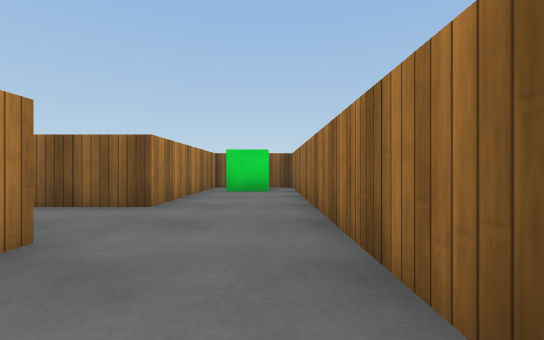
View 1 (above)

12 first-person views from a walk through a scene from a Unity 3-D project. The camera is 0.51 m above the floor, looks level and sees 85° across. The floor is counted in squares, 1 m on a side. Each view is taken from the middle of a square. On the plan, view 1 faces up. The plan holds only what a view shows up to about 9 squares ahead; the rest is blank. The place goes on beyond the plan. The player character is not drawn. Surface patterns are stand-ins for the level's own textures.

View 2
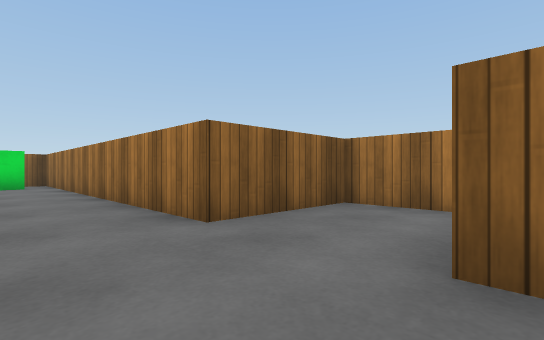

View 3
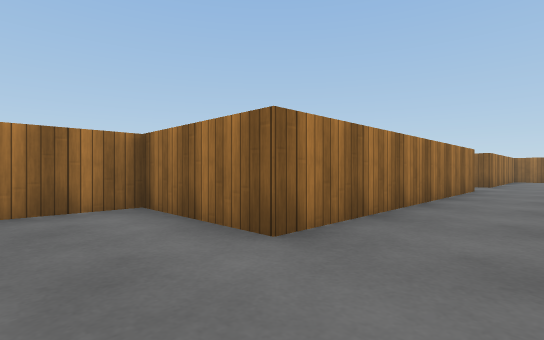

View 4
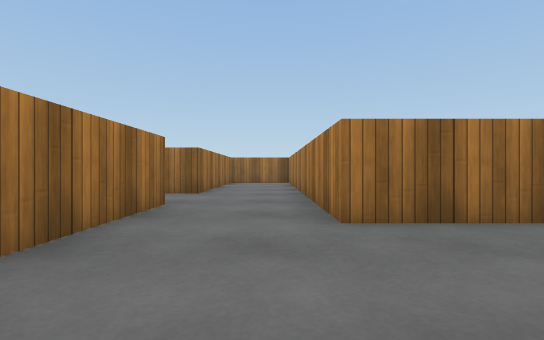

View 5
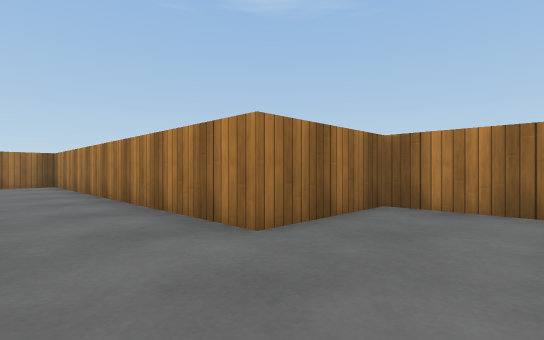

View 6
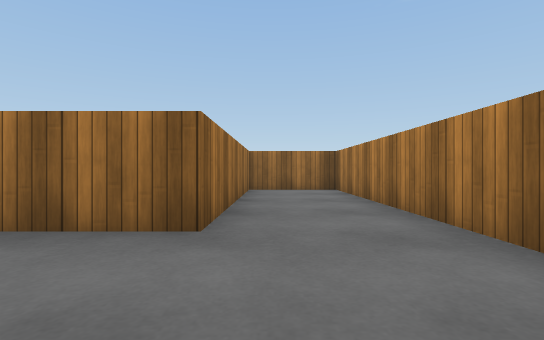

View 7
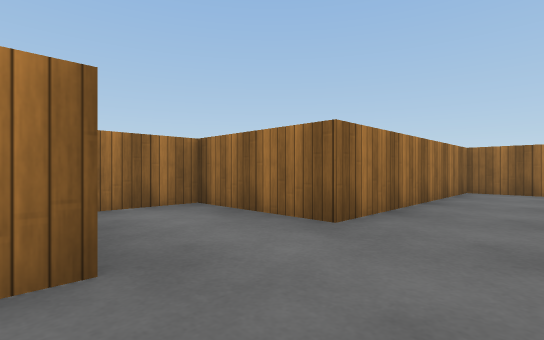

View 8
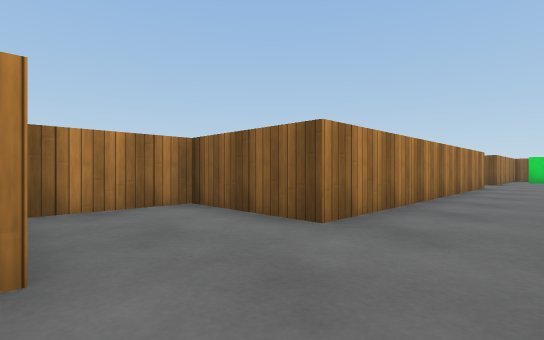

View 9
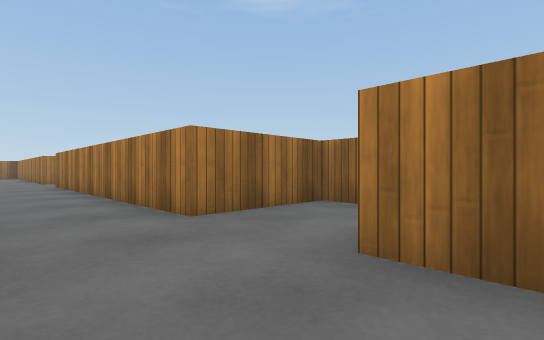

View 10
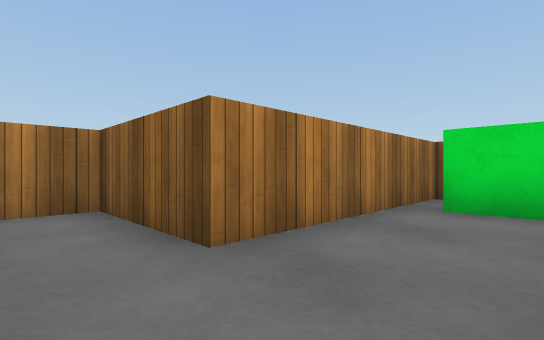

View 11
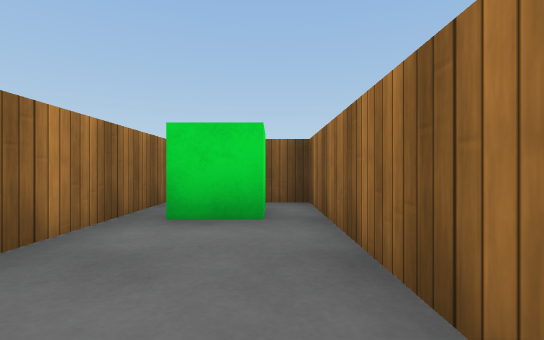

View 12
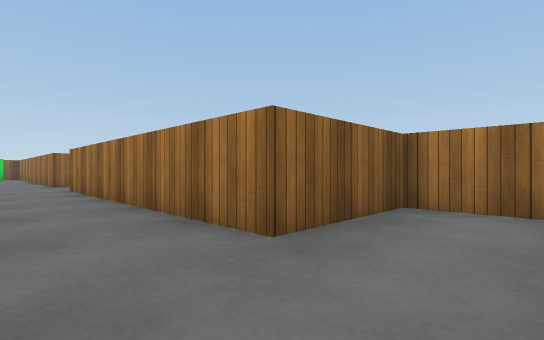

### Floor plan
Points are (right, up) in squares from view 1. A wall is a line through its corners. A room is listed if a view was taken in it or the views show most of it. See-through windows are left out.
Room 1 (views 1, 2, 3, 4, 5, 6, 7, 8, 9, 10, 11)
walls: (0.6, -9.4) (0.6, -2.6) (3.1, -2.6) (3.1, -0.5) (0.6, -0.5) (0.6, 8.7) (-1.7, 8.7) (-1.7, 4.1) (-4.1, 4.1) (-4.1, 2.1) (-1.7, 2.1) (-1.7, -5.7) (-4.1, -5.7) (-4.1, -7.8) (-1.7, -7.8) (-1.7, -9.5)
ways out: opening at (-0.5, -8.5) to room 2
objects: green cube (-1, 8)
Room 2 (view 12)
walls: (-1.7, -9.5) (-1.7, -16.7) (0.6, -16.7) (0.6, -11.5) (3.1, -11.5) (3.1, -9.4) (0.6, -9.4)
ways out: opening at (-0.5, -8.5) to room 1

Where each view was taken, in squares from view 1:
view 1: 0 up, 0 right, facing up
view 2: 3 down, 1 left, facing up-right
view 3: 1 down, 1 left, facing down-right
view 4: 5 down, 1 left, facing down
view 5: 6 down, 0 right, facing down-left
view 6: 9 down, 0 right, facing down
view 7: 9 down, 1 left, facing down-right
view 8: 8 down, 0 right, facing up-left
view 9: 5 up, 0 right, facing down-left
view 10: 3 up, 0 right, facing up-left
view 11: 4 up, 0 right, facing up
view 12: 11 down, 1 left, facing up-right
